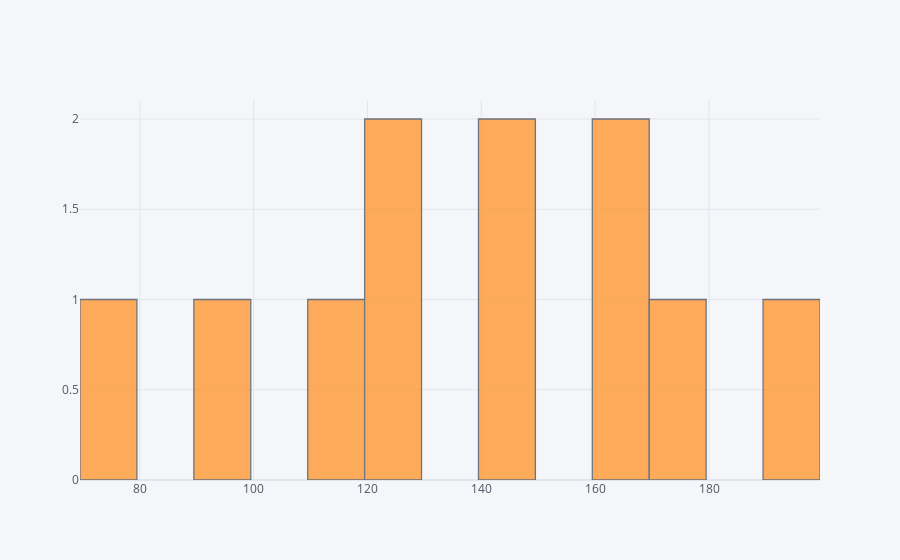

Notebook source saved alongside this figure:
### Code cell
VPollos[VPollos['WeekDay']==7]['Pollos Vendidos'].iplot(kind='hist',bins=20)

### Figure 1 — Plotly figure (JSON) as saved in the notebook; plotly's stock layout.template omitted (floating-point values rounded to 4 significant figures)
{"data": [{"histfunc": "count", "histnorm": "", "marker": {"color": "rgba(255, 153, 51, 1.0)", "line": {"color": "#4D5663", "width": 1.3}}, "name": "Pollos Vendidos", "nbinsx": 20, "opacity": 0.8, "orientation": "v", "type": "histogram", "x": [166, 112, 76, 120, 94, 128, 144, 174, 165, 141, 198]}], "layout": {"barmode": "overlay", "legend": {"bgcolor": "#F5F6F9", "font": {"color": "#4D5663"}}, "paper_bgcolor": "#F5F6F9", "plot_bgcolor": "#F5F6F9", "title": {"font": {"color": "#4D5663"}}, "xaxis": {"gridcolor": "#E1E5ED", "showgrid": true, "tickfont": {"color": "#4D5663"}, "title": {"font": {"color": "#4D5663"}, "text": ""}, "zerolinecolor": "#E1E5ED"}, "yaxis": {"gridcolor": "#E1E5ED", "showgrid": true, "tickfont": {"color": "#4D5663"}, "title": {"font": {"color": "#4D5663"}, "text": ""}, "zerolinecolor": "#E1E5ED"}}}
